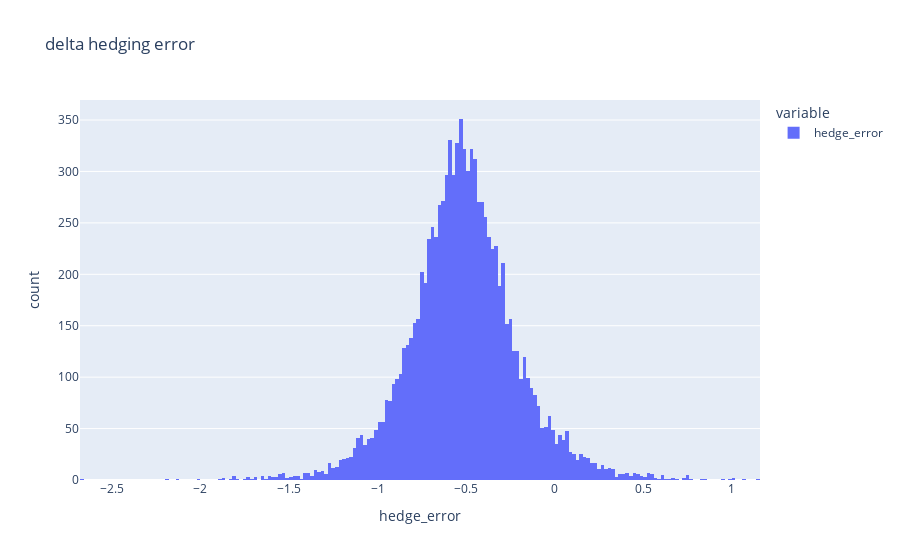

Source (notebook cell):
### Code cell
fig = px.histogram(dhedge_err_, title = 'delta hedging error',
                  labels={
                      "value": "hedge_error"
                  })

fig.show()

### Figure 1 — Plotly figure (JSON) as saved in the notebook; plotly's stock layout.template omitted (floating-point values rounded to 4 significant figures; data arrays with more than 128 entries replaced by an {"elided": "..."} marker saying what was removed)
{"data": [{"alignmentgroup": "True", "bingroup": "x", "hovertemplate": "variable=hedge_error<br>hedge_error=%{x}<br>count=%{y}<extra></extra>", "legendgroup": "hedge_error", "marker": {"color": "#636efa", "pattern": {"shape": ""}}, "name": "hedge_error", "offsetgroup": "hedge_error", "orientation": "v", "showlegend": true, "type": "histogram", "x": {"elided": "10000 float values"}, "xaxis": "x", "yaxis": "y"}], "layout": {"autosize": true, "barmode": "relative", "legend": {"title": {"text": "variable"}, "tracegroupgap": 0}, "title": {"text": "delta hedging error"}, "xaxis": {"anchor": "y", "autorange": true, "domain": [0, 1], "range": [-2.68, 1.16], "title": {"text": "hedge_error"}, "type": "linear"}, "yaxis": {"anchor": "x", "autorange": true, "domain": [0, 1], "range": [0, 369.5], "title": {"text": "count"}}}}
